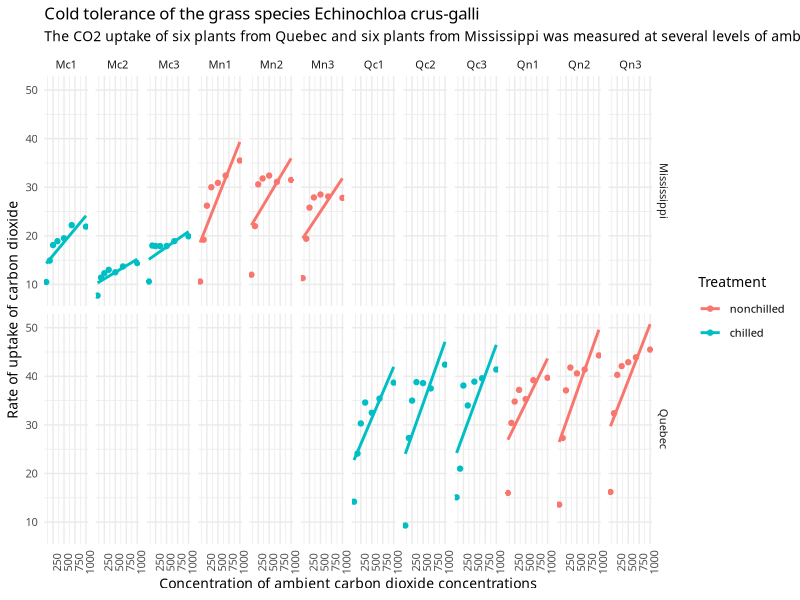

Reproduce this figure in R.

library(tidyverse)
?CO2
names(CO2)
View(CO2)
CO2$piss = as.character(CO2$Plant)
CO2$piss2= as.character(CO2$Type)
CO2 %>% 
  ggplot(aes(conc,uptake, color = Treatment))+
  geom_point()+
  geom_smooth(method = "lm", se = FALSE)+
  facet_grid(rows = vars(piss2),cols = vars(piss))+ theme_minimal()+
  theme(axis.text.x = element_text(angle = 90),text=element_text(size=10,family="Verdana"))+
  labs(x = "Concentration of ambient carbon dioxide concentrations",
        y ="Rate of uptake of carbon dioxide",
        title = "Cold tolerance of the grass species Echinochloa crus-galli",
          subtitle = "The CO2 uptake of six plants from Quebec and six plants from Mississippi was measured at several levels of ambient CO2 concentration. Half the plants of each type were chilled overnight before the experiment was conducted.")



